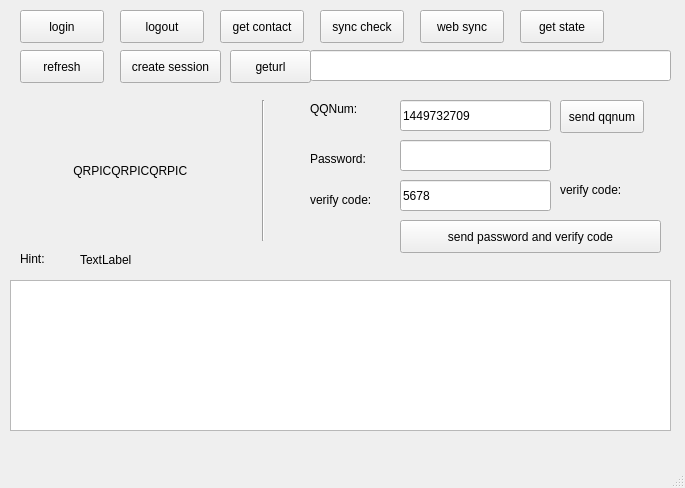
<?xml version="1.0" encoding="UTF-8"?>
<ui version="4.0">
 <class>MainWindow</class>
 <widget class="QMainWindow" name="MainWindow">
  <property name="geometry">
   <rect>
    <x>0</x>
    <y>0</y>
    <width>685</width>
    <height>488</height>
   </rect>
  </property>
  <property name="windowTitle">
   <string>MainWindow</string>
  </property>
  <widget class="QWidget" name="centralwidget">
   <widget class="QPushButton" name="pushButton">
    <property name="geometry">
     <rect>
      <x>560</x>
      <y>100</y>
      <width>84</width>
      <height>33</height>
     </rect>
    </property>
    <property name="text">
     <string>send qqnum</string>
    </property>
   </widget>
   <widget class="QPushButton" name="pushButton_2">
    <property name="geometry">
     <rect>
      <x>400</x>
      <y>220</y>
      <width>261</width>
      <height>33</height>
     </rect>
    </property>
    <property name="text">
     <string>send password and verify code</string>
    </property>
   </widget>
   <widget class="QLineEdit" name="lineEdit">
    <property name="geometry">
     <rect>
      <x>400</x>
      <y>100</y>
      <width>151</width>
      <height>31</height>
     </rect>
    </property>
    <property name="text">
     <string>1449732709</string>
    </property>
   </widget>
   <widget class="QLabel" name="label">
    <property name="geometry">
     <rect>
      <x>310</x>
      <y>100</y>
      <width>54</width>
      <height>17</height>
     </rect>
    </property>
    <property name="text">
     <string>QQNum:</string>
    </property>
   </widget>
   <widget class="QLabel" name="label_2">
    <property name="geometry">
     <rect>
      <x>310</x>
      <y>150</y>
      <width>71</width>
      <height>17</height>
     </rect>
    </property>
    <property name="text">
     <string>Password:</string>
    </property>
   </widget>
   <widget class="QLineEdit" name="lineEdit_2">
    <property name="geometry">
     <rect>
      <x>400</x>
      <y>140</y>
      <width>151</width>
      <height>31</height>
     </rect>
    </property>
   </widget>
   <widget class="QLabel" name="label_3">
    <property name="geometry">
     <rect>
      <x>310</x>
      <y>190</y>
      <width>81</width>
      <height>20</height>
     </rect>
    </property>
    <property name="text">
     <string>verify code:</string>
    </property>
   </widget>
   <widget class="QLineEdit" name="lineEdit_3">
    <property name="geometry">
     <rect>
      <x>400</x>
      <y>180</y>
      <width>151</width>
      <height>31</height>
     </rect>
    </property>
    <property name="text">
     <string>5678</string>
    </property>
   </widget>
   <widget class="QLabel" name="label_4">
    <property name="geometry">
     <rect>
      <x>560</x>
      <y>169</y>
      <width>101</width>
      <height>41</height>
     </rect>
    </property>
    <property name="text">
     <string>verify code:</string>
    </property>
   </widget>
   <widget class="QLabel" name="label_5">
    <property name="geometry">
     <rect>
      <x>20</x>
      <y>250</y>
      <width>54</width>
      <height>17</height>
     </rect>
    </property>
    <property name="text">
     <string>Hint:</string>
    </property>
   </widget>
   <widget class="QLabel" name="label_6">
    <property name="geometry">
     <rect>
      <x>80</x>
      <y>250</y>
      <width>271</width>
      <height>20</height>
     </rect>
    </property>
    <property name="text">
     <string>TextLabel</string>
    </property>
   </widget>
   <widget class="QLabel" name="label_7">
    <property name="geometry">
     <rect>
      <x>60</x>
      <y>100</y>
      <width>151</width>
      <height>141</height>
     </rect>
    </property>
    <property name="text">
     <string>    QRPICQRPICQRPIC</string>
    </property>
   </widget>
   <widget class="QPushButton" name="pushButton_5">
    <property name="geometry">
     <rect>
      <x>420</x>
      <y>10</y>
      <width>84</width>
      <height>33</height>
     </rect>
    </property>
    <property name="text">
     <string>web sync</string>
    </property>
   </widget>
   <widget class="QPushButton" name="pushButton_6">
    <property name="geometry">
     <rect>
      <x>20</x>
      <y>50</y>
      <width>84</width>
      <height>33</height>
     </rect>
    </property>
    <property name="text">
     <string>refresh</string>
    </property>
   </widget>
   <widget class="QPushButton" name="pushButton_3">
    <property name="geometry">
     <rect>
      <x>120</x>
      <y>10</y>
      <width>84</width>
      <height>33</height>
     </rect>
    </property>
    <property name="text">
     <string>logout</string>
    </property>
   </widget>
   <widget class="QPushButton" name="pushButton_4">
    <property name="geometry">
     <rect>
      <x>20</x>
      <y>10</y>
      <width>84</width>
      <height>33</height>
     </rect>
    </property>
    <property name="text">
     <string>login</string>
    </property>
   </widget>
   <widget class="QPushButton" name="pushButton_7">
    <property name="geometry">
     <rect>
      <x>220</x>
      <y>10</y>
      <width>84</width>
      <height>33</height>
     </rect>
    </property>
    <property name="text">
     <string>get contact</string>
    </property>
   </widget>
   <widget class="QLineEdit" name="lineEdit_4">
    <property name="geometry">
     <rect>
      <x>310</x>
      <y>50</y>
      <width>361</width>
      <height>31</height>
     </rect>
    </property>
   </widget>
   <widget class="QPushButton" name="pushButton_8">
    <property name="geometry">
     <rect>
      <x>230</x>
      <y>50</y>
      <width>81</width>
      <height>33</height>
     </rect>
    </property>
    <property name="text">
     <string>geturl</string>
    </property>
   </widget>
   <widget class="QPushButton" name="pushButton_9">
    <property name="geometry">
     <rect>
      <x>120</x>
      <y>50</y>
      <width>101</width>
      <height>33</height>
     </rect>
    </property>
    <property name="text">
     <string>create session</string>
    </property>
   </widget>
   <widget class="QPushButton" name="pushButton_10">
    <property name="geometry">
     <rect>
      <x>320</x>
      <y>10</y>
      <width>84</width>
      <height>33</height>
     </rect>
    </property>
    <property name="text">
     <string>sync check</string>
    </property>
   </widget>
   <widget class="QPlainTextEdit" name="plainTextEdit">
    <property name="geometry">
     <rect>
      <x>10</x>
      <y>280</y>
      <width>661</width>
      <height>151</height>
     </rect>
    </property>
   </widget>
   <widget class="Line" name="line">
    <property name="geometry">
     <rect>
      <x>253</x>
      <y>100</y>
      <width>20</width>
      <height>141</height>
     </rect>
    </property>
    <property name="orientation">
     <enum>Qt::Vertical</enum>
    </property>
   </widget>
   <widget class="QPushButton" name="pushButton_11">
    <property name="geometry">
     <rect>
      <x>520</x>
      <y>10</y>
      <width>84</width>
      <height>33</height>
     </rect>
    </property>
    <property name="text">
     <string>get state</string>
    </property>
   </widget>
  </widget>
  <widget class="QMenuBar" name="menubar">
   <property name="geometry">
    <rect>
     <x>0</x>
     <y>0</y>
     <width>685</width>
     <height>27</height>
    </rect>
   </property>
  </widget>
  <widget class="QStatusBar" name="statusbar"/>
 </widget>
 <resources/>
 <connections/>
</ui>
